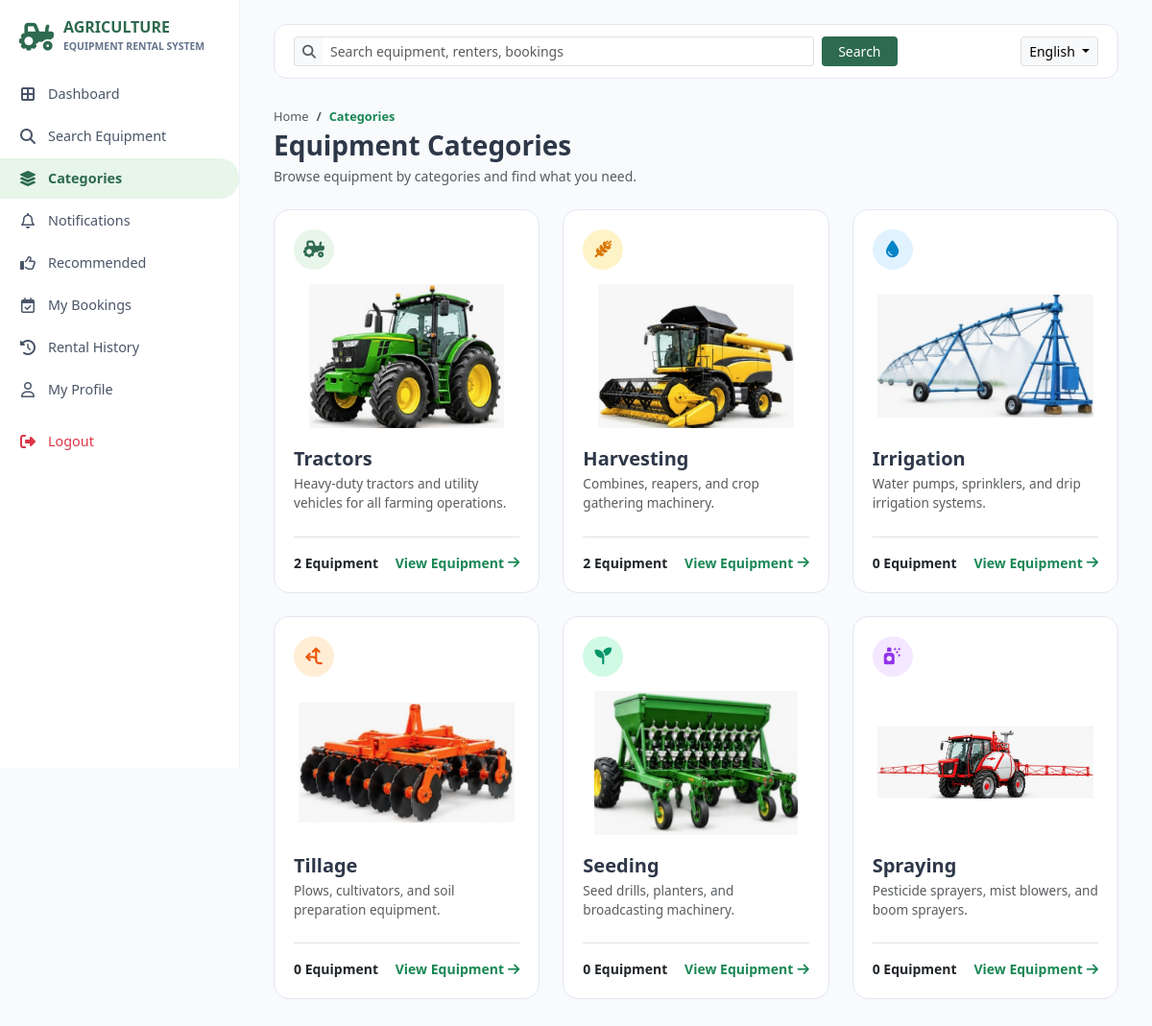
The app's page /categories.php (signed in) with its own data.
### tables this page shows
CREATE TABLE `categories` (
  `category_id` int(11) NOT NULL,
  `category_name` varchar(50) NOT NULL,
  `description` text DEFAULT NULL,
  `image` varchar(255) DEFAULT NULL,
  `icon_class` varchar(50) DEFAULT 'fa-tractor'
);

### includes/lang.php (called while the page is built, shortened)
<?php
$current_lang = $_SESSION['lang'] ?? 'en';
function __($key) {
    global $translations, $current_lang;
    return $translations[$current_lang][$key] ?? $translations['en'][$key] ?? $key;
}
?>

### categories.php (the view, shortened to what this page needs)
<?php
require_once 'includes/lang.php';
$cat_query = "SELECT * FROM categories ORDER BY category_id ASC";
$cat_res = mysqli_query($conn, $cat_query);
?>
<!DOCTYPE html>
<html lang="<?= htmlspecialchars($current_lang); ?>">
<head>
    <link
        href="https://cdn.jsdelivr.net/npm/bootstrap@5.3.2/dist/css/bootstrap.min.css"
        rel="stylesheet"
    >
    <link
        rel="stylesheet"
        href="https://cdnjs.cloudflare.com/ajax/libs/font-awesome/6.4.2/css/all.min.css"
    >
</head>
<body>
    <?php
    $sidebar_file = '';
    if (file_exists('renter_sidebar.php')) {
        $sidebar_file = 'renter_sidebar.php';
    } elseif (file_exists('rental_sidebar.php')) {
        $sidebar_file = 'rental_sidebar.php';
    } elseif (file_exists('includes/renter_sidebar.php')) {
        $sidebar_file = 'includes/renter_sidebar.php';
    }
    if (!empty($sidebar_file)) {
        $sidebar_html = ob_get_clean();
        echo $sidebar_html;
    }
    ?>
    <div class="main-wrapper">
        <div class="top-navbar">
            <form
                action="search_equipment.php"
                method="GET"
                class="d-flex w-75 gap-2 align-items-center"
            >
                <div class="input-group input-group-sm">
                    <span class="input-group-text bg-light border-end-0">
                        <i class="fa-solid fa-magnifying-glass text-muted"></i>
                    </span>
                    <input
                        type="text"
                        name="q"
                        class="form-control border-start-0"
                        placeholder="<?php echo __('search_placeholder', 'Search equipment...'); ?>"
                        required
                    >
                </div>
                <button
                    type="submit"
                    class="btn btn-sm text-white px-3"
                    style="background-color: #2d6a4f;"
                >
                    <?php echo __('search', 'Search'); ?>
                </button>
            </form>
            <div class="d-flex align-items-center gap-3">
                <div class="dropdown">
                    <button
                        class="btn btn-sm btn-light border dropdown-toggle"
                        type="button"
                        data-bs-toggle="dropdown"
                    >
                        <?php
                        if ($current_lang == 'kn') {
                            echo 'ಕನ್ನಡ';
                        } elseif ($current_lang == 'hi') {
                            echo 'हिन्दी';
                        } else {
                            echo 'English';
                        }
                        ?>
                    </button>
                </div>
            </div>
        </div>
        <div class="d-flex justify-content-between align-items-center mb-4">
            <div>
                <nav aria-label="breadcrumb">
                    <ol
                        class="breadcrumb mb-1"
                        style="font-size: 0.8rem;"
                    >
                        <li class="breadcrumb-item">
                            <a
                                href="renter_dashboard.php?lang=<?= urlencode($current_lang); ?>"
                                class="text-muted text-decoration-none"
                            >
                                <?php echo __('home', 'Home'); ?>
                            </a>
                        </li>
                        <li class="breadcrumb-item active text-success fw-semibold">
                            <?php echo __('categories', 'Categories'); ?>
                        </li>
                    </ol>
                </nav>
                <h3 class="fw-bold mb-1">
                    <?php echo __('equipment_categories', 'Equipment Categories'); ?>
                </h3>
                <p class="text-muted small mb-0">
                    <?php
                    echo __('browse_categories_desc', 'Browse equipment by categories and find what you need.');
                    ?>
                </p>
            </div>
        </div>
        <div class="row g-4 mb-4">
            <?php if ($cat_res && mysqli_num_rows($cat_res) > 0): ?>
                <?php while ($cat = mysqli_fetch_assoc($cat_res)): ?>
                    <?php
                    $original_name = trim($cat['category_name']);
                    $original_desc = trim($cat['description']);
                    $lower_name = strtolower($original_name);
                    $lang_key = '';
                    $desc_key = '';
                    if (str_contains($lower_name, 'tractor')) {
                        $lang_key = 'cat_tractors';
                        $desc_key = 'desc_tractors';
                    } elseif (str_contains($lower_name, 'harvest')) {
                        $lang_key = 'cat_harvesting';
                        $desc_key = 'desc_harvesting';
                    } elseif (str_contains($lower_name, 'irrigat')) {
                        $lang_key = 'cat_irrigation';
                        $desc_key = 'desc_irrigation';
                    } elseif (str_contains($lower_name, 'till')) {
                        $lang_key = 'cat_tillage';
                        $desc_key = 'desc_tillage';
                    } elseif (str_contains($lower_name, 'seed')) {
                        $lang_key = 'cat_seeding';
                        $desc_key = 'desc_seeding';
                    } elseif (str_contains($lower_name, 'spray')) {
                        $lang_key = 'cat_spraying';
                        $desc_key = 'desc_spraying';
                    }
                    $display_name = ($lang_key && function_exists('__'))
                        ? __($lang_key, $original_name)
                        : $original_name;
                    $display_desc = ($desc_key && function_exists('__'))
                        ? __($desc_key, $original_desc)
                        : $original_desc;
                    $base_name = rtrim(strtolower($original_name), 's');
                    $searchTerm = '%' . $base_name . '%';
                    $q_items = "SELECT COUNT(*) AS total FROM items WHERE LOWER(category) LIKE '$searchTerm'";
                    $res_items = mysqli_query($conn, $q_items);
                    $row_items = mysqli_fetch_assoc($res_items);
                    $count_items = $row_items['total'] ?? 0;
                    $q_equip = "SELECT COUNT(*) AS total FROM equipment WHERE LOWER(category) LIKE '$searchTerm'";
                    $res_equip = mysqli_query($conn, $q_equip);
                    $row_equip = mysqli_fetch_assoc($res_equip);
                    $count_equip = $row_equip['total'] ?? 0;
                    $eq_count = max($count_items, $count_equip);
                    if (str_contains($lower_name, 'tractor')) {
                        $cat_img = 'images/tractor.png';
                        $circle_bg = '#e8f5e9';
                        $circle_color = '#2d6a4f';
                        $circle_icon = 'fa-solid fa-tractor';
                    } elseif (str_contains($lower_name, 'harvest')) {
                        $cat_img = 'images/harvesting.png';
                        $circle_bg = '#fef3c7';
                        $circle_color = '#d97706';
                        $circle_icon = 'fa-solid fa-wheat-awn';
                    } elseif (str_contains($lower_name, 'irrigat')) {
                        $cat_img = 'images/irrigation.png';
                        $circle_bg = '#e0f2fe';
                        $circle_color = '#0284c7';
                        $circle_icon = 'fa-solid fa-droplet';
                    } elseif (str_contains($lower_name, 'till')) {
                        $cat_img = 'images/tillage.png';
                        $circle_bg = '#ffedd5';
                        $circle_color = '#ea580c';
                        $circle_icon = 'fa-solid fa-arrows-split-up-and-left';
                    } elseif (str_contains($lower_name, 'seed')) {
                        $cat_img = 'images/seeding.png';
                        $circle_bg = '#d1fae5';
                        $circle_color = '#059669';
                        $circle_icon = 'fa-solid fa-seedling';
                    } else {
                        $cat_img = 'images/spraying.png';
                        $circle_bg = '#f3e8ff';
                        $circle_color = '#9333ea';
                        $circle_icon = 'fa-solid fa-spray-can-sparkles';
                    }
                    ?>
                    <div class="col-lg-4 col-md-6">
                        <div class="cat-card">
                            <div>
                                <div class="cat-header-row">
                                    <div
                                        class="cat-circle-icon"
                                        style="background-color: <?= $circle_bg; ?>; color: <?= $circle_color; ?>;"
                                    >
                                        <i class="<?= $circle_icon; ?>"></i>
                                    </div>
                                </div>
                                <div class="cat-img-container">
                                    <img
                                        src="<?= $cat_img; ?>"
                                        alt="<?= htmlspecialchars($display_name); ?>"
                                        onerror="this.src='images/tractor.png'"
                                    >
                                </div>
                                <h5 class="fw-bold mb-1">
                                    <?= htmlspecialchars($display_name); ?>
                                </h5>
                                <p
                                    class="text-muted small mb-3"
                                    style="font-size: 0.85rem;"
                                >
                                    <?= htmlspecialchars($display_desc); ?>
                                </p>
                            </div>
                            <div
                                class="d-flex align-items-center justify-content-between pt-3 border-top mt-2"
                            >
                                <span class="text-dark fw-bold small">
                                    <?= (int)$eq_count; ?>
                                    <?php echo __('equipment_label', 'Equipment'); ?>
                                </span>
                                <a
                                    href="category_items.php?category=<?= urlencode($original_name); ?>&lang=<?= urlencode($current_lang); ?>"
                                    class="text-success fw-bold text-decoration-none small d-flex align-items-center gap-1"
                                >
                                    <?php echo __('view_equipment', 'View Equipment'); ?>
                                    <i class="fa-solid fa-arrow-right"></i>
                                </a>
                            </div>
                        </div>
                    </div>
                <?php endwhile; ?>
            <?php endif; ?>
        </div>
    </div>
</body>
</html>

### records on screen
categories: shows a picture, category_name "Tractors", description "Heavy-duty tractors and utility vehicles for all farming operations.", eq_count "2"
categories: shows a picture, category_name "Harvesting", description "Combines, reapers, and crop gathering machinery.", eq_count "2"
categories: shows a picture, category_name "Irrigation", description "Water pumps, sprinklers, and drip irrigation systems.", eq_count "0"
categories: shows a picture, category_name "Tillage", description "Plows, cultivators, and soil preparation equipment.", eq_count "0"
categories: shows a picture, category_name "Seeding", description "Seed drills, planters, and broadcasting machinery.", eq_count "0"
categories: shows a picture, category_name "Spraying", description "Pesticide sprayers, mist blowers, and boom sprayers.", eq_count "0"

### other values on screen
__('dashboard') "Dashboard"
__('search_equipment') "Search Equipment"
__('categories') "Categories"
__('recommended') "Recommended"
__('my_bookings') "My Bookings"
__('rental_history') "Rental History"
__('logout') "Logout"
__('search', 'Search') "Search"
__('home', 'Home') "Home"
__('categories', 'Categories') "Categories"
__('equipment_categories', 'Equipment Categories') "Equipment Categories"
